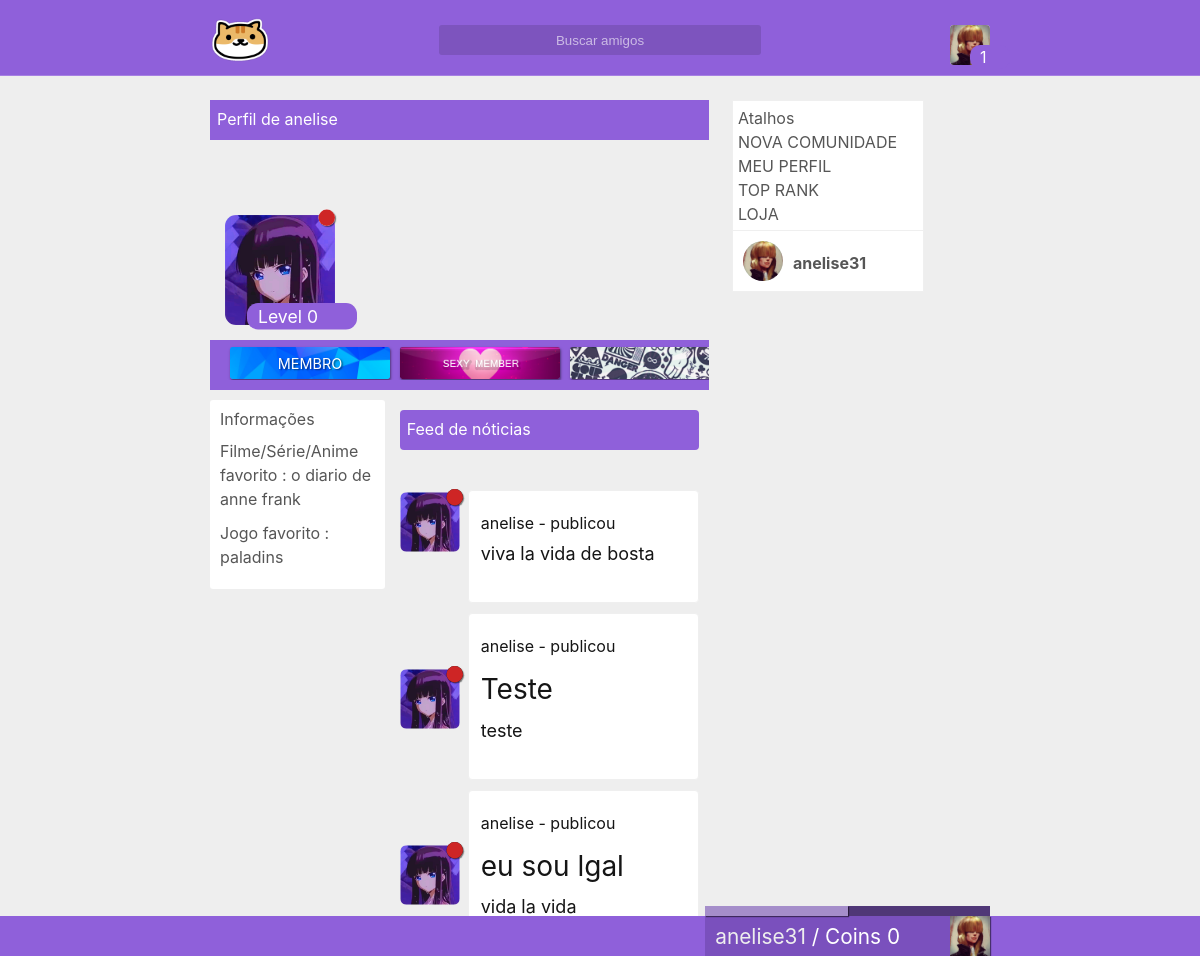
Page /profile/36 (signed in) on the committed database.
### tables this page shows
CREATE TABLE `user` (
  `id` int(11) NOT NULL,
  `cry` varchar(255) NOT NULL,
  `wtf` varchar(2555) NOT NULL,
  `cool` varchar(2555) NOT NULL,
  `baby` varchar(2555) NOT NULL,
  `very` varchar(2555) NOT NULL,
  `nani` varchar(255) NOT NULL,
  `email` varchar(100) NOT NULL,
  `password` varchar(255) NOT NULL,
  `usuario` varchar(255) NOT NULL,
  `admin` int(11) NOT NULL,
  `avatar` varchar(255) NOT NULL,
  `background` text NOT NULL,
  `cover` text NOT NULL,
  `config` int(11) NOT NULL,
  `game` text NOT NULL,
  `movie` text NOT NULL,
  `pincode` varchar(10) NOT NULL,
  `ip` varchar(255) NOT NULL,
  `tuturial` int(11) NOT NULL,
  `exp` int(11) NOT NULL,
  `lvl` int(11) NOT NULL,
  `tag` int(11) NOT NULL,
  `money` int(11) NOT NULL,
  `status` varchar(200) NOT NULL,
  `anime_favorito` int(11) NOT NULL,
  `tour` int(11) NOT NULL,
  `banido` int(11) NOT NULL
);

CREATE TABLE `tag` (
  `id` int(11) NOT NULL,
  `iduser` int(11) NOT NULL,
  `text` text NOT NULL,
  `tipo` text NOT NULL,
  `img` text NOT NULL
);

CREATE TABLE `postagem` (
  `id` int(11) NOT NULL,
  `iduser` int(11) NOT NULL,
  `cry` varchar(2555) NOT NULL,
  `title` text NOT NULL,
  `texto` text NOT NULL
);

### autoload/template/body.php (called while the page is built)
<?php
require './templates/index.php';

### autoload/template.php (called while the page is built)
<?php
require './autoload/template/html.php';
function html(){
	require './autoload/template/body.php';
}

### autoload/start.php (called while the page is built)
<?php
require 'template.php';

### config/_autoload.php (called while the page is built)
<?php
require './autoload/start.php';

### index.php (called while the page is built)
<?php
require './config/config.php';
require './config/_autoload.php';
?>

### autoload/user/user.php (called while the page is built, shortened)
<?php
if(isset($_COOKIE['iduser']) && (isset($_COOKIE['cry']) ) ){
	$iduser = $_COOKIE['iduser'];
	$cry = $_COOKIE['cry'];
    $wtf = $_COOKIE['wtf'];
    $cool = $_COOKIE['cool'];
    $baby = $_COOKIE['baby'];
    $very = $_COOKIE['very'];
	$result_usuario = "SELECT * FROM user WHERE id = '$iduser' && cry = '$cry' and wtf = '$wtf' and cool = '$cool' and baby = '$baby' and very = '$very' LIMIT 1";
    $resultado_usuario = mysqli_query($conn, $result_usuario);
    $user = mysqli_fetch_assoc($resultado_usuario);
}
?>

### autoload/user/stranger.php (called while the page is built)
<?php
if(isset($_GET['id']) ){
	$stranger = $_GET['id'];
	$pontos = array(",", ".", "'");
	$strangert = str_replace($pontos, "", $stranger);
    $result_strangerc = "SELECT * FROM user WHERE id = '$strangert' LIMIT 1";
    $resultado_strangerc = mysqli_query($conn, $result_strangerc);
    $stranger = mysqli_fetch_assoc($resultado_strangerc);
}

### config/config.php (called while the page is built, shortened)
<?php
$dataAtual = date('d/m/Y H:i:s');

### view/profile/feeds.php (the view, shortened to what this page needs)
<?php if(isset($template)){?>
<div class="notice">
    <p>Feed de nóticias</p>
</div>
<?php
$stran = $stranger['id'];
$post = "SELECT * FROM postagem WHERE id and iduser = '$stran' ORDER BY id DESC";
$posta = mysqli_query($conn, $post);
foreach ($posta as $posta => $postas) {
?>
<?php
$quem = $postas['iduser'];
$result_peopledt = "SELECT * FROM user WHERE id = $quem LIMIT 1";
 $resultado_peoplede = mysqli_query($conn, $result_peopledt);
foreach ($resultado_peoplede as $resultado_peoplede => $resultado_peopledes) {
$status = $resultado_peopledes['status'];
$statusatual = null;
if($status >= $dataAtual){
            $statusatual = "1";
}
else{
            $statusatual = "0";
}
?>
<div class="post">
<p style="color: #151515 !important; top: 10px; position: relative; left: 2px;word-wrap: break-word;"><a href="/profile/<?php echo $resultado_peopledes['id'];?>""><?php echo $resultado_peopledes['usuario'];?></a> - publicou</p>
<h1 style="color: #151515 !important; top: -15px; position: relative; left: 2px; font-size: 28px;word-wrap: break-word; width: 95%;"><?php echo $postas['title'];?></h1>
<span style="color: #151515 !important; top: -25px; position: relative; left: 2px; font-size: 18px; word-wrap: break-word;"><?php echo $postas['texto'];?></span>
<div class="postaaa" style="left: -100px; position: absolute;">
<div class="avatar" style="top: -100px; width: 60px !important; height: 60px !important; position: absolute; background: transparent !important; box-shadow: 1px 1px 1px transparent !important;">
<div class="online" style="top: 0px; height: 15px; z-index: 1000; right: -10px; width: 15px; background: #151515;"><div class="verificar" uk-tooltip="<?php if($statusatual == "1"){ echo 'Usuario online';}else{ echo 'Usuario Offline';} ?>" id="verificando<?php echo $resultado_peopledes['id']; echo $postas['id'];?>"></div></div>
<a href='/profile/<?php echo $resultado_peopledes['id'];?>'><img uk-tooltip="<?php echo $resultado_peopledes['usuario'];?>" src="/img/user/<?php echo $resultado_peopledes['avatar'];?>"/></a>
</div>
</div>
</div>
<?Php } } ?>
</div>
<?Php } else{ include '../404/index.php';}?>

### view/dashboard/menu.php (shortened to what this page needs)
<?php if(isset($template)){?>
<?php if(isset($_COOKIE['iduser']) && (isset($_COOKIE['cry']) )){ ?>
<div class="headerta">
	<div class="align">
		<a href="/"><img class="logo" src="/assets/img/friends.png"/></a>
	<div class="boxcenter">
		<input class="busca" type="text" placeholder="Buscar amigos"/>
	</div>
	<div class="boxleft">
		<div class="okaysr">
		<img class="avatar" src="/img/user/<?php echo $user['avatar'];?>"/>
		<p class="myrank"><span id="lvl"><?php echo $user['lvl'];?></span></p>
		</div>
	</div>
	</div>
</div>
<?php
$exp = $user['exp'];
?>
<div class="bottomh">
	<div class="align">
		<div class="profile">
			<div class="exp" uk-tooltip="Progresso">
				<div uk-tooltip="EXP atual <?Php echo $exp;?> de 10" class="atual"></div>
			</div>
			<div class="avatar" uk-tooltip="Foto de avatar">
			</div>
			<p><a href="/profile/<?php echo $user['id'];?>"><?php echo $user['usuario'];?></a> / Coins <?php echo $user['money'];?></p>
		</div>
	</div>
</div>
<?Php } ?>
<?Php }  else{ include '../404/index.php';}?>

### view/profile/stranger.php (shortened to what this page needs)
<?php if(isset($template)){
?>
<?php
require './autoload/user/stranger.php';
if(isset($stranger)){
if($stranger['banido'] == 1){
	echo '<div class="notice" style="top: -20px;">
    <p>Este usuario está banido.</p>
	</div>';
}
else{
	?>
<?php
$status = $stranger['status'];
$statusatual = null;
if($status >= $dataAtual){
	$statusatual = "1";
}
else{
	$statusatual = "0";
}
?>
<div class="profile_">
<div class="notice" style="top: 0;border-radius: 0px !important;">
    <p>Perfil de <?php echo $stranger['usuario'];?></p>
</div>
<div class="cover">
<div class="avatar">
	<div class="online"><div uk-tooltip="<?php if($statusatual == "1"){ echo 'Usuario online';}else{ echo 'Usuario Offline';} ?>" class="verificar"></div></div>
	<img src="/img/user/<?php echo $stranger['avatar'];?>"/>
	<p class="myrank" style="width: auto; top: -40px !important;"><span id="lvl">Level <?php echo $stranger['lvl'];?></span></p>
</div>
</div>
<div class="tab">
	<div class="tags">
<div class="uk-position-relative uk-visible-toggle uk-light" uk-slider id="slidertag">
<ul class="uk-slider-items uk-child-width-1-2 uk-child-width-1-3@s uk-child-width-1-4@m">
<?php
if($stranger['admin'] == 1){
?>
<li>
<div class="tag" id="tagmembro"><p>Administrador</p></div>
<div class="uk-position-center uk-panel"></div>
</li>
<style type="text/css">
	#tagmembro{
	background-image: url('/assets/img/tags/admin.jpg');
	}
</style>
<?php } else{?>
<li>
<div class="tag" id="tagmembro"><p>Membro</p></div>
</li>
<?php } ?>
<?php
$quem = $stranger['id'];
$tagab = "SELECT * FROM usertag WHERE iduser = $quem";
$taga = mysqli_query($conn, $tagab);
foreach ($taga as $taga => $tagas) {
?>
<?php
$tag = $tagas['tipo'];
$tagav = "SELECT * FROM tag WHERE id and tipo = '$tag' ORDER BY id";
$tagavs = mysqli_query($conn, $tagav);
foreach ($tagavs as $tagavs => $tagavss) {
?>
<li><div class="tag" id="tag<?php echo $tagavss["tipo"];?>"></div><div class="uk-position-center uk-panel"></div></li>
<?php } }?>
</ul>
</div>
	</div>
</div>
<div class="left_info">
<h1>Informações</h1>
<p>Filme/Série/Anime favorito : <?php echo $stranger['movie'];?></p>
<p>Jogo favorito : <?php echo $stranger['game'];?></p>
<p><?php
$meuanime = $stranger['anime_favorito'];
$anim = "SELECT * FROM anime WHERE id = '$meuanime' ORDER BY id ASC LIMIT 1";
$anime = mysqli_query($conn, $anim);
foreach ($anime as $anime => $animes) {?>
 <a href="/anime/<?php echo $animes['id'];?>"><?php echo $animes['slug']; } ?></a></p>
</div>
<div class="right_info">
<?php
echo '<div style="position: relative; left: 0; width: 100%; top: -20px;">';
require './view/profile/feeds.php';
echo '</div>';
?>
</div>
</div>
<?php } ?>
<?php } ?>
<?php } else{
 	include '../404/index.php';
 } ?>

### view/dashboard/status/me.php
<?php if(isset($template)){?>
<div class="links">
<p>Atalhos</p>
<a href="/create_page">Nova comunidade</a>
<br>
<a href="/profile/<?php echo $user['id'];?>">Meu perfil</a>
<br>
<a href="/toprank">Top rank</a>
<br>
<a href="/loja">Loja</a>
</div>
<div class="status">
<a href="/profile/<?php echo $user['id'];?>">
<img class="avatar" src="/img/user/<?php echo $user['avatar'];?>"/>
<p class="user"><?php echo $user['usuario'];?></p>
</a>
</div>
<?Php } else{ include '../404/index.php';}?>

### view/profile/stranger.php (style rules this page uses)
#tagmembro { background-image: url('/assets/img/tags/membro.jpg'); }

### rows in the picture
user: avatar (picture), lvl "1", usuario "anelise31", money "0"
user: usuario "anelise", avatar (picture), lvl "0", movie "o diario de anne frank", game "paladins"
tag: shows a picture
tag: shows a picture
postagem: texto "viva la vida de bosta"
postagem: title "Teste", texto "teste"
postagem: title "eu sou lgal", texto "vida la vida"
